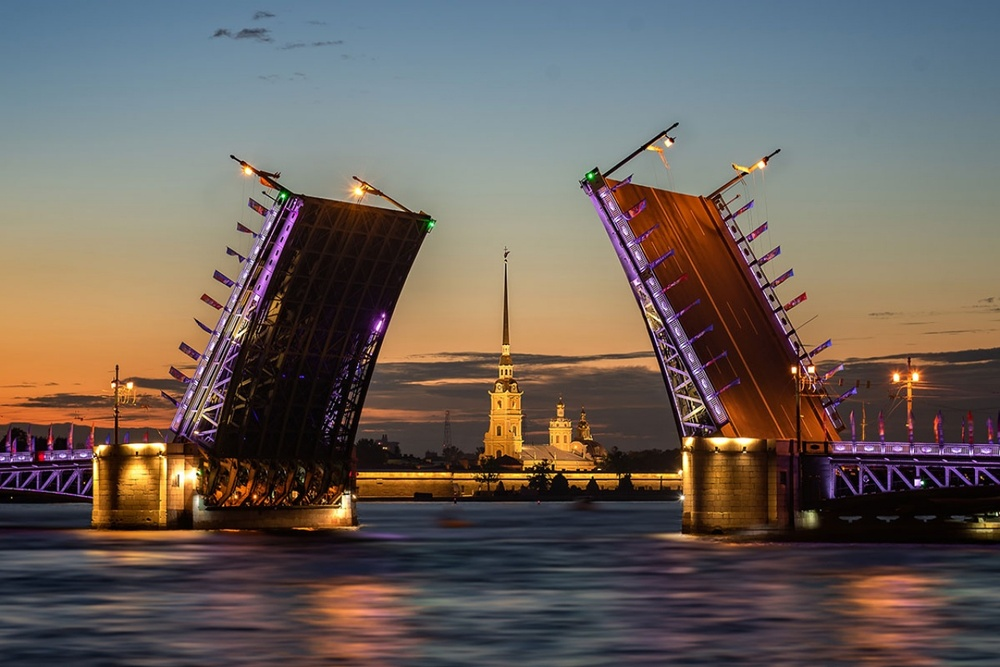
#> input picture images/1.jpg, 1000 x 667 px, shrunk from 1280 x 854 before the run
$ python 7.3.py
#> lines starting #> are read from the running program, lines starting #| are printed output that depends on the picture
import os
from PIL import Image, ImageFilter

def apply_filter_to_images(input_files, output_dir, filter):
    # Создание выходной директории, если она не существует
#> called with output_dir = 'filtered_images'
    if not os.path.exists(output_dir):
        os.makedirs(output_dir)

    for file_name in input_files:
        try:
            with Image.open(file_name) as img:
                # Применение фильтра
#> img is the input picture: PIL image 1000x667 RGB; mean R, G, B 106.7, 96.4, 90.1
                filtered_img = img.filter(filter)
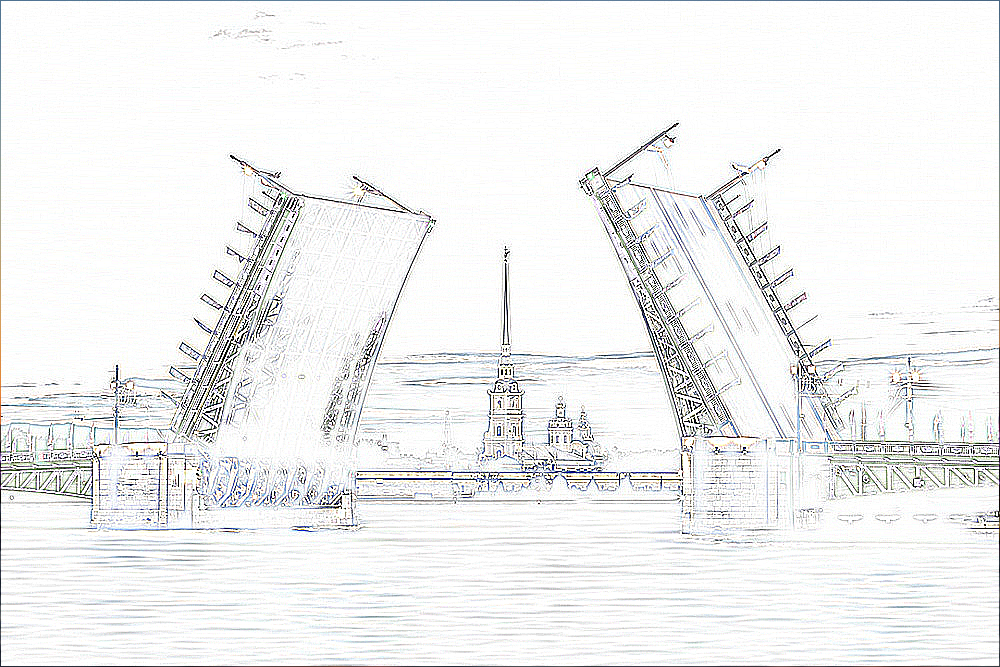
#> filtered_img: PIL image 1000x667 RGB; mean R, G, B 240.3, 240.9, 240.8
#> pass 3 of the loop in apply_filter_to_images, `for file_name in input_files:`:
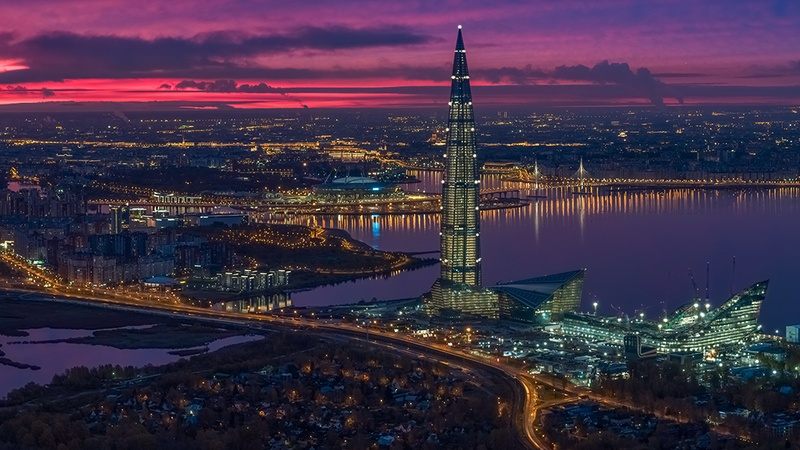
#> input picture images/3.jpg, 800 x 450 px, shrunk from 1024 x 576 before the run
#> in apply_filter_to_images, img is the input picture: PIL image 800x450 RGB; mean R, G, B 64.1, 48.7, 70.7
#> in apply_filter_to_images, `filtered_img = img.filter(filter)`:
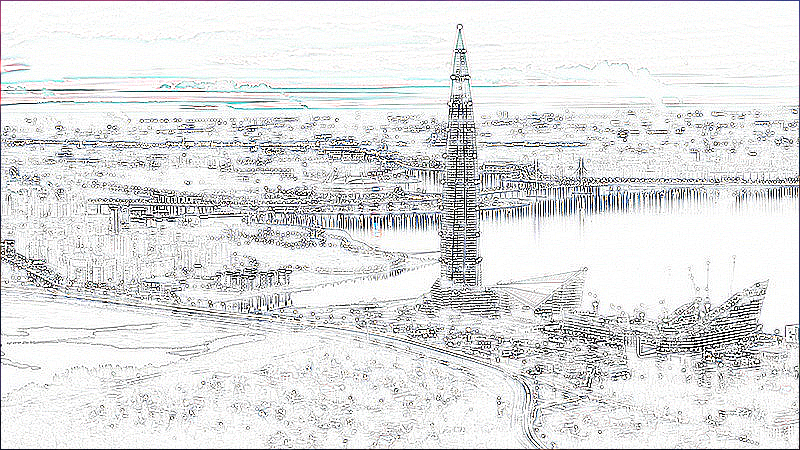
#> filtered_img: PIL image 800x450 RGB; mean R, G, B 225.3, 226, 226.6
#> the loop made 5 passes; the first 3 are shown

                # Сохранение нового изображения
                base_name = os.path.basename(file_name)
                new_name = f"filtered_{base_name}"
                output_path = os.path.join(output_dir, new_name)
                filtered_img.save(output_path)
                print(f"Фильтр применен и изображение сохранено как '{output_path}'")

        except FileNotFoundError:
            print(f"Файл '{file_name}' не найден.")
        except Exception as e:
            print(f"Произошла ошибка с файлом '{file_name}': {e}")

if __name__ == "__main__":
    # Список файлов для обработки
    input_files = ["images/1.jpg", "images/2.jpg", "images/3.jpg", "images/4.jpg", "images/5.jpg"]
    # Директория для сохранения обработанных изображений
    output_dir = "filtered_images"
    # Выбранный фильтр (CONTOUR)
    selected_filter = ImageFilter.CONTOUR

    apply_filter_to_images(input_files, output_dir, selected_filter)
